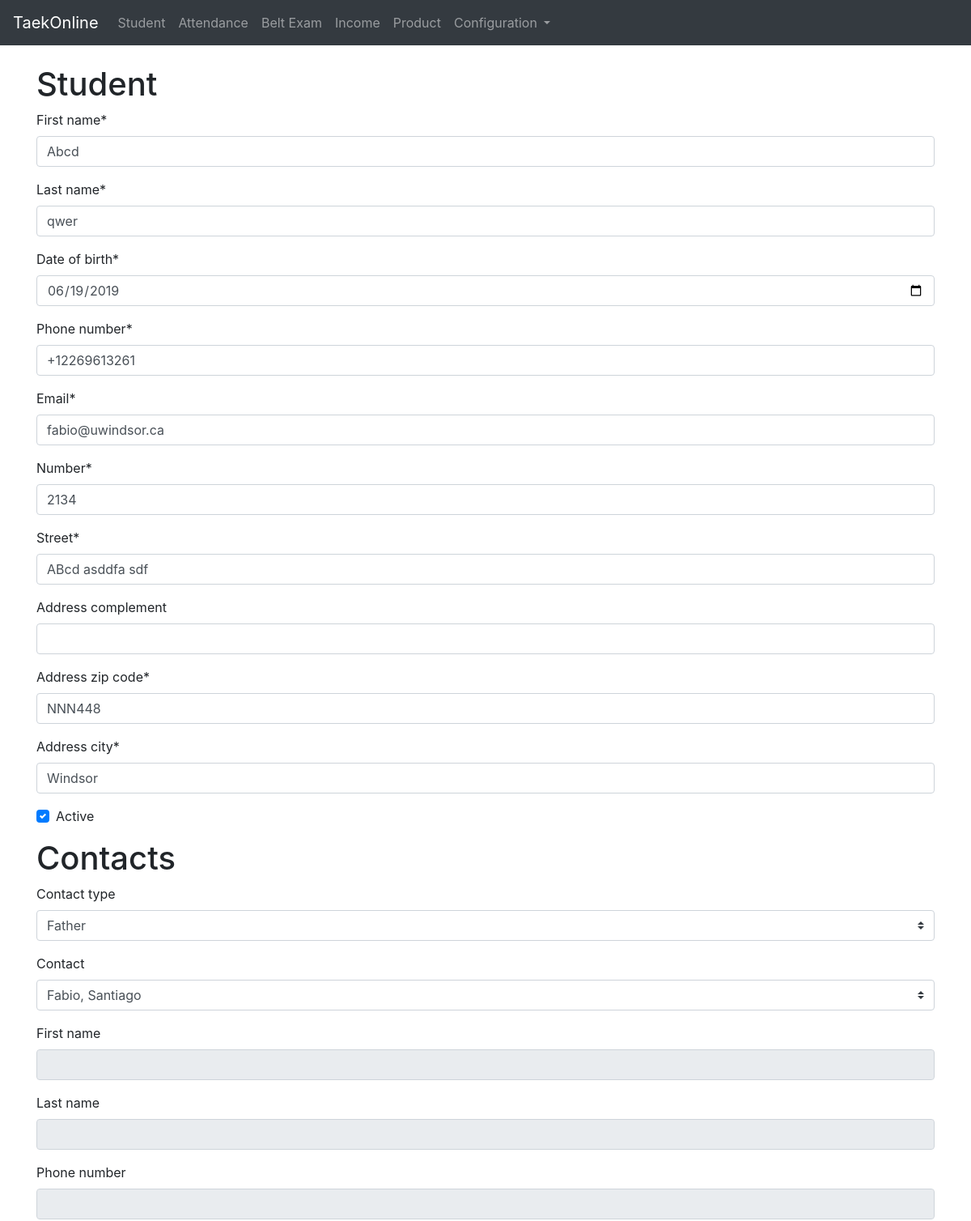
The page /student/2/change (upper part) on the database as committed earlier.
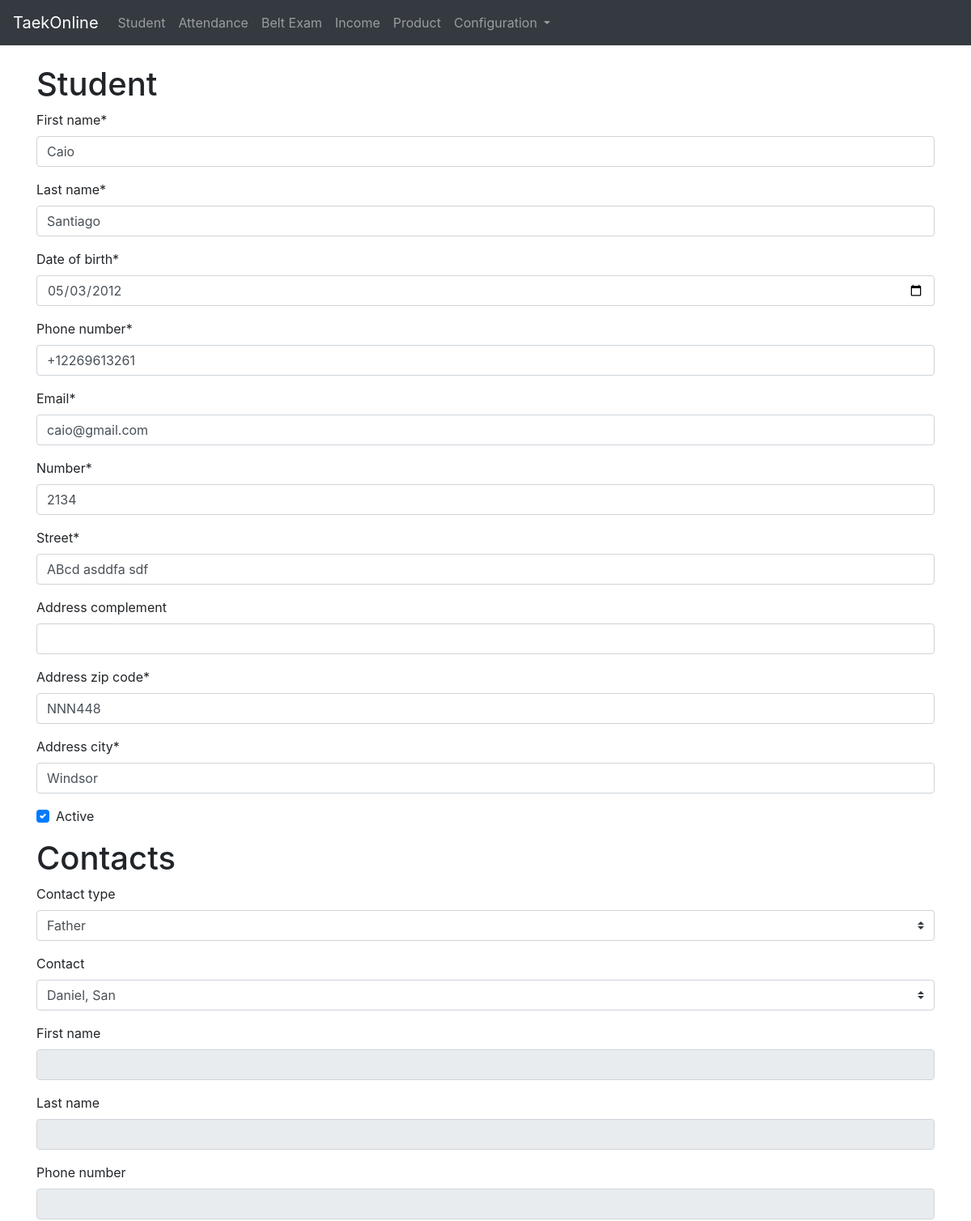
The same page on the database as committed later.
### taekonline/models.py (models this page shows, shortened)
class Student(models.Model):
    first_name = models.CharField(max_length=100, null=False, blank=False)
    last_name = models.CharField(max_length=100, null=False, blank=False)
    date_of_birth = models.DateField(auto_now=False, auto_now_add=False)
    date_joined = models.DateTimeField(auto_now=False, auto_now_add=True)
    phone_number = PhoneNumberField()
    email = models.EmailField(blank=False, null=False)
    address_number = models.IntegerField(verbose_name="number", null=False, blank=False)
    address_street = models.CharField(verbose_name="street", max_length=200, null=False, blank=False)
    address_complement = models.CharField(max_length=200, null=True, blank=True)
    address_zip_code = models.CharField(max_length=6, null=False, blank=False)
    address_city = models.CharField(max_length=50, null=False, blank=False)
    active = models.BooleanField(default=True)
    @property
    def name(self):
        return ', '.join((self.first_name,self.last_name))
    def __str__(self):
        return self.name

### taekonline/views.py (the view)
# urls.py: path('student/<int:id>/change', views.student_change, name='student_change'),
def student_change(request, id, template_name='students/student_form.html'):
	student = Student.objects.get(id=int(id))
	if request.POST:
		form = StudentForm(request.POST, instance=student)
		formset = StudentContactFormSet(request.POST, request.FILES, instance=student)
		if form.is_valid() and formset.is_valid():
			form.save()
			formset.save()
			return redirect('student')
		else:
			return render(request, template_name, {'form':form, 'formset':formset})
	else:
		form = StudentForm(instance=student)
		formset = StudentContactFormSet(instance=student)
	return render(request, template_name, {'form':form, 'formset':formset})

### taekonline/models.py (called while the page is built)
    def __str__(self):
        return self.description

### taekonline/templates/students/student_form.html (shortened to what this page needs)
{% extends 'base.html' %}
{% load static %}
{% load crispy_forms_tags %}
{% block content %}
<form method="post" action="{{ request.path }}">
    <h1>Student</h1>
    {% crispy form %}
    <h1>Contacts</h1>
    <table class="table table-striped table-condensed">
        {% for f in formset.forms %}
        <tr class="{% cycle 'contact1' 'contact2' %}">
            {% crispy f %}
        </tr>
        {% endfor %}
    </table>
</form>
{% endblock content %}

### taekonline/templates/base.html (shortened to what this page needs)
<!DOCTYPE html>
<html lang="en">
<head>
    <link rel="stylesheet" href="https://maxcdn.bootstrapcdn.com/bootstrap/4.0.0/css/bootstrap.min.css">
    <link rel="stylesheet" href="https://use.fontawesome.com/releases/v5.7.2/css/all.css">
    <link rel="stylesheet" href="https://cdn.datatables.net/1.10.18/css/dataTables.bootstrap4.min.css">
    <link rel="stylesheet" href="https://cdnjs.cloudflare.com/ajax/libs/twitter-bootstrap/4.1.3/css/bootstrap.css">
    <link rel="stylesheet" href="https://cdn.datatables.net/1.10.19/css/dataTables.bootstrap4.min.css">
</head>
<body>
    {% block nav %}
        <nav class="navbar navbar-expand-md navbar-dark bg-dark fixed-top">
            <a class="navbar-brand" href="/">TaekOnline</a>
            <div class="collapse navbar-collapse" id="navbarsExampleDefault">
                <ul class="navbar-nav mr-auto">
                    <li class="nav-item">
                        <a class="nav-link" href="{% url 'student' %}">Student</a>
                    </li>
                    <li class="nav-item">
                        <a class="nav-link" href="{% url 'attendance' %}">Attendance</a>
                    </li>
                    <li class="nav-item">
                      <a class="nav-link" href="{% url 'belt_exam' %}">Belt Exam</a>
                    </li>
                    <li class="nav-item">
                      <a class="nav-link" href="{% url 'income' %}">Income</a>
                    </li>
                    <li class="nav-item">
                        <a class="nav-link" href="{% url 'product' %}">Product</a>
                    </li>
                    <li class="nav-item dropdown">
                      <a class="nav-link dropdown-toggle" href="" id="navbarDropdownMenuLink" data-toggle="dropdown" aria-haspopup="true" aria-expanded="false">
                        Configuration
                      </a>
                  </li>
                </ul>
            </div>
        </nav>
    {% endblock nav %}
    <main role="main" class="container">
        {% block content %}
        {% endblock content %}
    </main>
</body>
</html>

### taekonline/templates/base.html (style rules this page uses)
body { padding-top: 5rem; }

Rows that differ between the two databases and show on the page:
changed Student "ABcd asddfa sdf": first_name "Abcd" → "Caio"; last_name "qwer" → "Santiago"; date_of_birth "06/19/2019" → "05/03/2012"; email "fabio@uwindsor.ca" → "caio@gmail.com"
Other text that changed with them:
form field student-0-contact: "Fabio, Santiago" → "Daniel, San"
